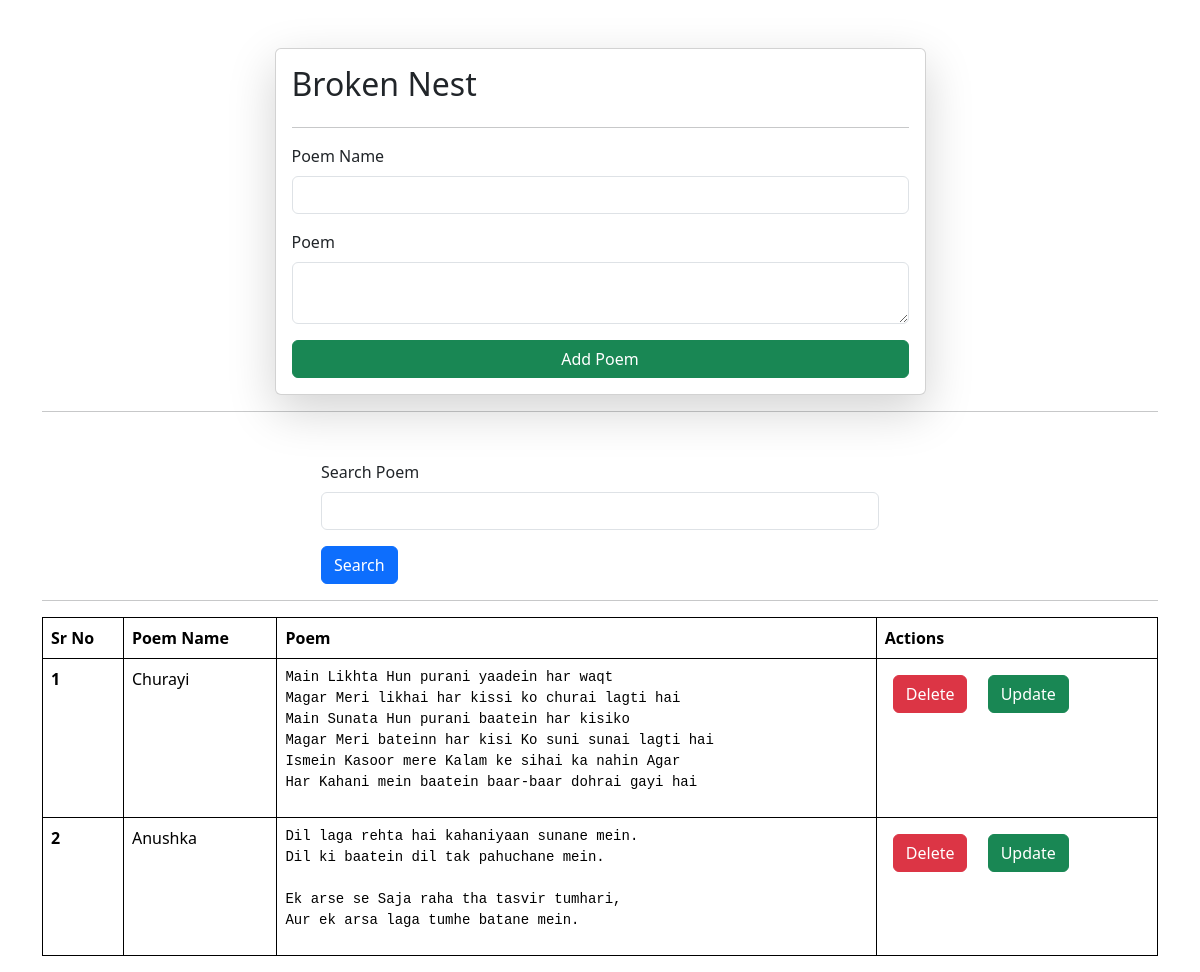
The app's page /, older data.
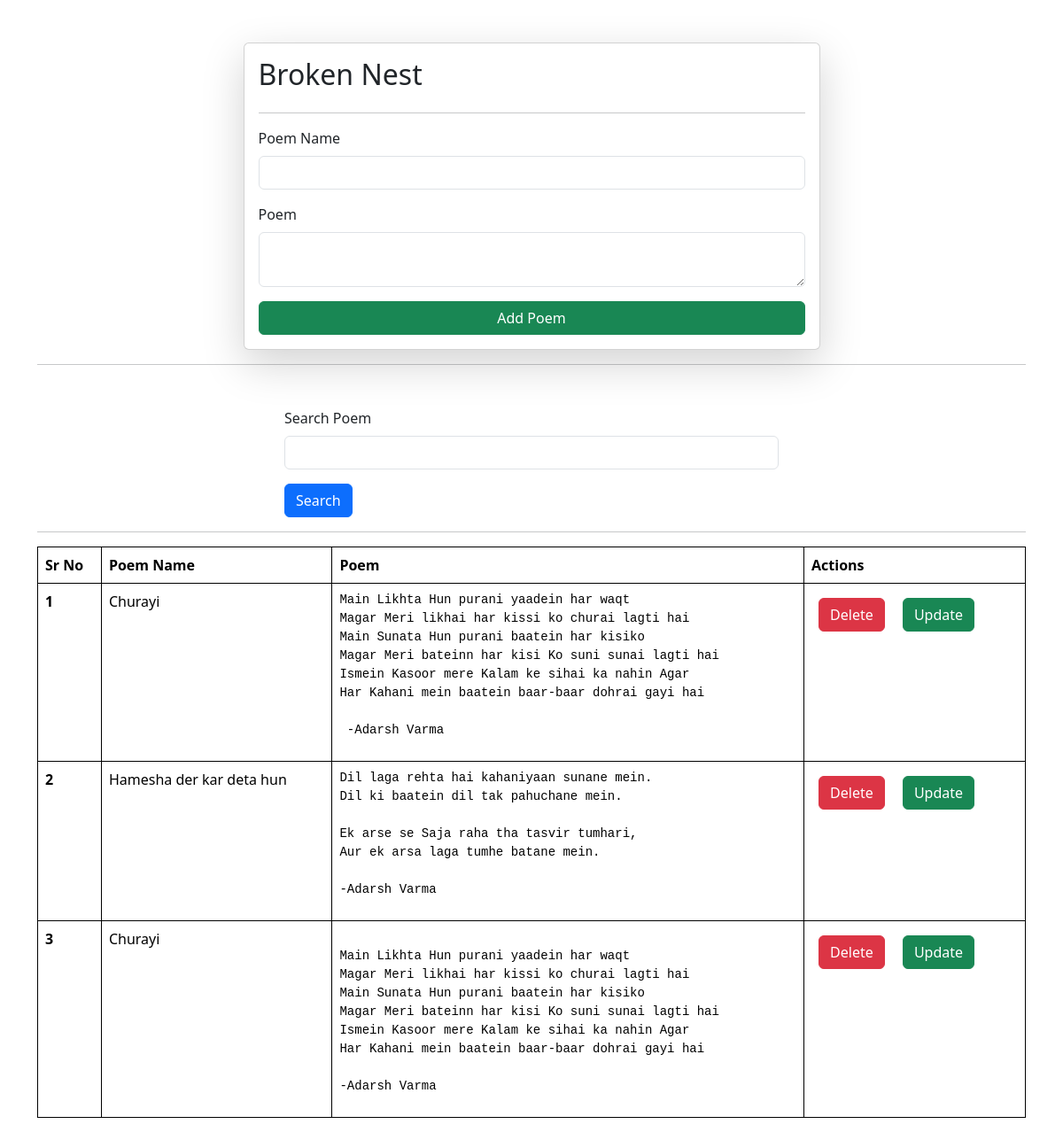
The same page, newer data.
### brokennest/models.py (models this page shows)
class books(models.Model):
    user = models.ForeignKey(User,on_delete = models.SET_NULL, null=True,blank=True)
    note_name = models.CharField(max_length = 200)
    note_description = models.TextField()

### brokennest/views.py (the view, shortened to what this page needs)
# urls.py: path("", notebook, name = "notebook"),
def notebook(request):
    queryset = books.objects.all()
    if request.GET.get("Search"):
         queryset = queryset.filter(note_name__icontains = request.GET.get("Search"))
    context = {"notebook":queryset}
    return render(request, "books.html", context)

### brokennest/templates/books.html (shortened to what this page needs)
{% extends "base.html" %}
{% block start %}
    <div class = "container mt-5">
        <form class="col-7 mx-auto card p-3 shadow-lg" method="post">
            <h2>Broken Nest</h2>
            <hr>
            <div class="mb-3">
              <label class="form-label">Poem Name</label>
              <input name = "note_name" type="text" required class="form-control" >
            </div>
            <div class="mb-3">
              <label class="form-label">Poem</label>
              <textarea name = "note_description" required class="form-control"></textarea>
            </div>
            <button type="submit" class="btn btn-success">Add Poem</button>
          </form>
          <hr>
          <div class="mt-5">
            <div class="mx-auto col-6">
            <form>
              <div class="mb-3">
                <label for="exampleInputEmail1" class="form-label">Search Poem</label>
                <input name="Search" type="text" class="form-control">
              </div>
              <button type="submit" class="btn btn-primary">Search</button>
            </form>
            </div>
          </div>
          <hr>
          <table class="table">
            <thead>
              <tr>
                <th scope="col">Sr No</th>
                <th scope="col">Poem Name</th>
                <th scope="col">Poem</th>
                <th scope="col">Actions</th>
              </tr>
            </thead>
            <tbody>
                {% for note in notebook %}
              <tr>
                <th scope="row">{{ forloop.counter }}</th>
                <td>{{note.note_name}}</td>
                <td>
                  <pre mt-2>{{ note.note_description }}</pre>
                </td>
                <td>
                    <a href="/delete_note/{{note.id}}/" class="btn btn-danger m-2">Delete</a>
                    <a href="/update_note/{{note.id}}/" class="btn btn-success m-2">Update</a>
                </td>
              </tr>
              {% endfor %}
            </tbody>
          </table>
    </div>
{% endblock %}

### brokennest/templates/base.html (shortened to what this page needs)
<!DOCTYPE html>
<html lang="en">
<head>
    <link href="https://cdn.jsdelivr.net/npm/bootstrap@5.3.2/dist/css/bootstrap.min.css" rel="stylesheet">
</head>
<body>
    {% block start %}
    {% endblock %}
</body>
</html>

### brokennest/templates/base.html (style rules this page uses)
table, th, td { border: 1px solid black; }

Row changes from the older to the newer data that the page shows:
changed books (number 1 of 3 on the later page): note_description "…baar-baar dohrai gayi hai" → "…baar-baar dohrai gayi hai -Adarsh Varma"
changed books: note_name "Anushka" → "Hamesha der kar deta hun"; note_description "Dil laga rehta hai kahaniyaan sunane mein. Dil ki baatein dil tak pahuchane mein. Ek arse se Saja raha tha tasvir tumhari, Aur ek arsa laga tumhe batane mein." → "…laga tumhe batane mein. -Adarsh Varma"
added books: note_name "Churayi", note_description "Main Likhta Hun purani yaadein har waqt Magar Meri likhai har kissi ko churai lagti hai Main Sunata Hun purani baatein har kisiko Magar Meri bateinn har kisi Ko suni sunai lagti hai Ismein Kasoor mere Kalam ke sihai ka nahin Agar Har Kahani mein baatein baar-baar dohrai gayi hai -Adarsh Varma"
